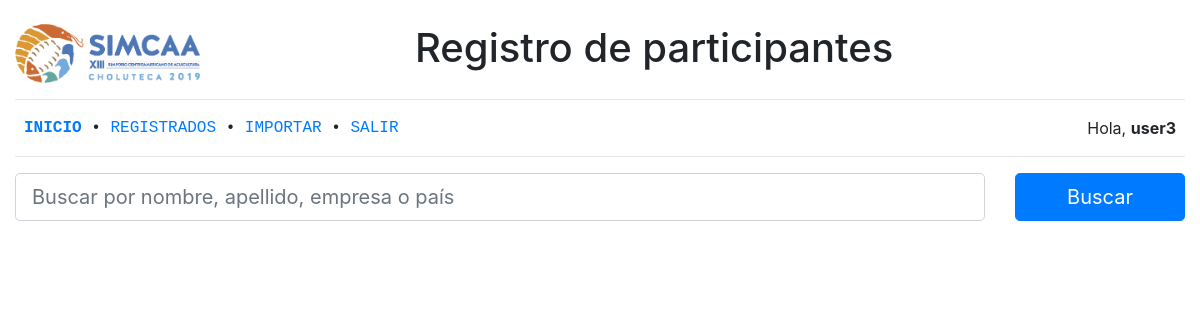
/evento/ (signed in), run on an earlier commit of the app's database.
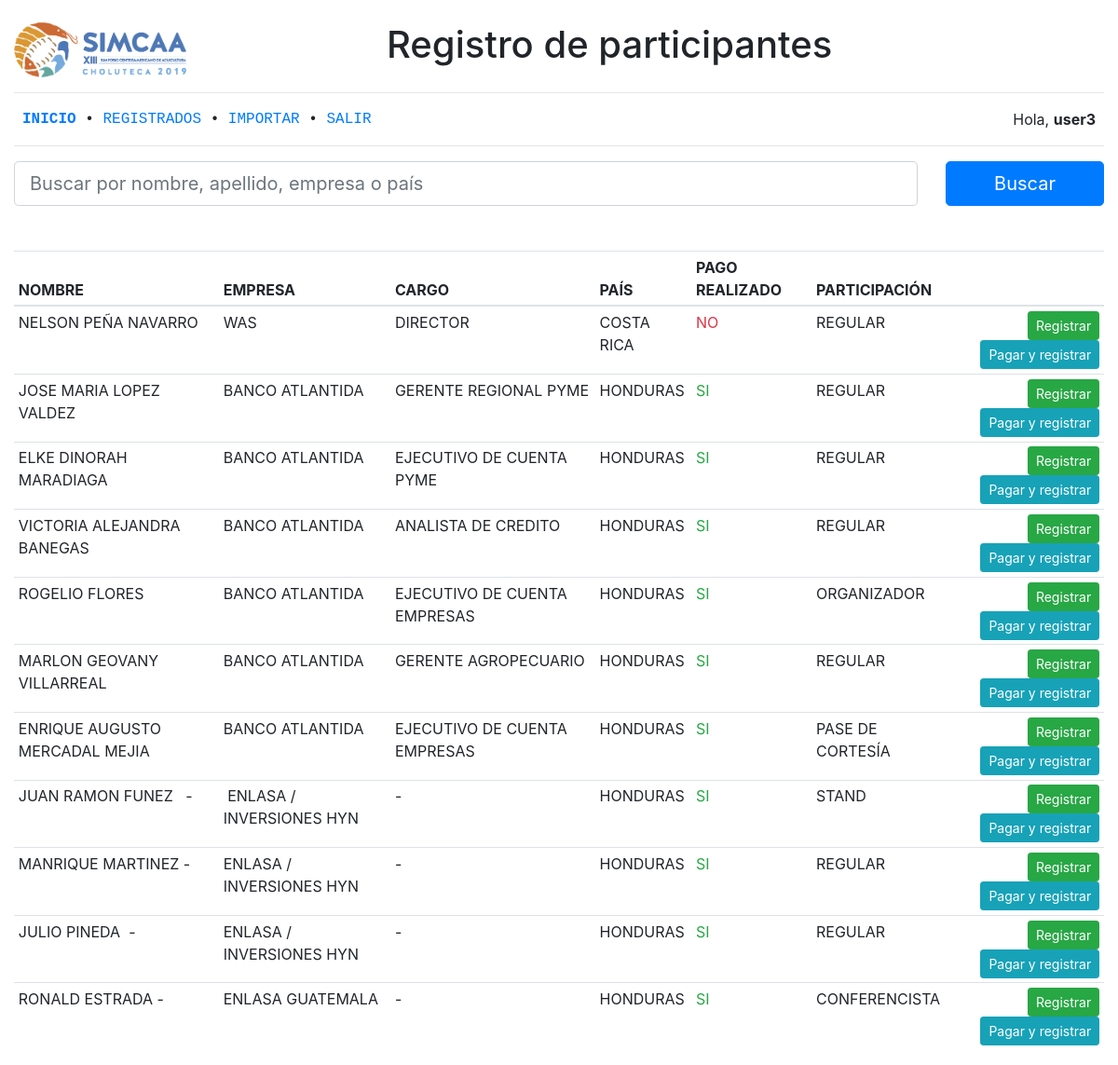
And on a later commit of the database.
### app_registro/models.py (models this page shows, shortened)
class Participante(models.Model):
	nombre 			= models.CharField(max_length=25)
	acta_estudiante = models.CharField(max_length=30, null=True, blank=True)
	empresa 		= models.CharField(max_length=35, null=True, blank=True)
	cargo 			= models.CharField(max_length=50, null=True, blank=True)
	titulo 			= models.CharField(max_length=50, null=True, blank=True)
	pais 			= models.CharField(max_length=40, null=True, blank=True)
	correo 			= models.EmailField(null=True, blank=True)
	telefono 		= models.CharField(max_length=15, null=True, blank=True)
	movil 			= models.CharField(max_length=15, null=True, blank=True)
	fecha_inscripcion = models.CharField(null=True, blank=True, max_length=25)
	costo 			= models.CharField(null=True, blank=True, max_length=10)
	fecha_pago 		= models.CharField(null=True, blank=True, max_length=25)
	observaciones 	= models.TextField(null=True, blank=True)
	tipo_participante = models.ForeignKey(TipoParticipante, on_delete=models.SET_NULL, null=True)
	registrado		= models.BooleanField(default=False)
	obsequio		= models.BooleanField(default=False)

class TipoParticipante(models.Model):
	tipo = models.CharField(max_length=40)

### app_registro/views.py (the view)
# urls.py: path('', views.index, name='index'),
@login_required()
def index(request):
	request.session['page'] = 'registro'
	q = request.GET.get('q')
	if q:
		if request.session['tipou'] == 'registrador':
			participantes = Participante.objects.filter(
				Q(registrado=False) &
				(Q(nombre__contains=q) |
				Q(empresa__contains=q) |
				Q(pais__contains=q))
			)
		elif request.session['tipou'] == 'regalo':
			participantes = Participante.objects.filter(
				Q(registrado=True) & Q(obsequio=False) &
				(Q(nombre__contains=q) |
				Q(empresa__contains=q) |
				Q(pais__contains=q))
			)
		else:
			participantes = Participante.objects.filter(
				Q(nombre__contains=q) |
				Q(empresa__contains=q) |
				Q(pais__contains=q)
			)
	else:
		if request.session['tipou'] == 'regalo':
			participantes = Participante.objects.filter(registrado=True, obsequio=False)
		else:
			participantes = Participante.objects.filter(registrado=False)
	return render(request, 'registro/index.html', {'q': q, 'participantes': participantes})

### app_registro/context_processors.py (called while the page is built)
def active_page(request):
	if 'page' in request.session:
		page_name = request.session['page']
	else:
		page_name = ''
	return {'page_name': page_name}

### app_registro/templates/registro/index.html (shortened to what this page needs)
{% extends "registro/base.html" %}
{% block content %}
	<div class="row">
		<div class="col-md-12">
			<form action="">
				<div class="row">
					<div class="col-md-10">
						<input type="text" autofocus
							name="q"
							class="form-control form-control-lg"
							placeholder="Buscar por nombre, apellido, empresa o país">
					</div>
					<div class="col-md-2">
						<input type="submit"
							value="Buscar"
							class="btn btn-primary btn-block btn-lg">
					</div>
				</div>
			</form>
		</div>
	</div>
	{% if participantes %}
	<div class="row mt-5">
		<div class="col-md-12">
			<table class="table table-sm">
				<thead>
					<tr>
						<th>NOMBRE</th>
						<th>EMPRESA</th>
						<th>CARGO</th>
						<th>PAÍS</th>
						<th>PAGO REALIZADO</th>
						<th>PARTICIPACIÓN</th>
						<th></th>
					</tr>
				</thead>
				<tbody>
					{% for par in participantes %}
					<tr id="tr-{{ par.id }}">
						<td>{{ par.nombre|upper }}</td>
						<td>{% if par.empresa %}{{ par.empresa|upper }}{% else %}-{% endif %}</td>
						<td>{% if par.cargo %}{{ par.cargo|upper }}{% else %}-{% endif %}</td>
						<td>{% if par.pais %}{{ par.pais|upper }}{% else %}-{% endif %}</td>
						<td>
							{% if not par.fecha_pago %}
							<span class="text-danger">NO</span>
							{% else %}
							<span class="text-success">SI</span>
							{% endif %}
						</td>
						<td>{{ par.tipo_participante.tipo|upper }}</td>
						<td class="text-right">
						{% if request.session.tipou != 'regalo' %}
							<button class="btn btn-success btn-sm btn-registrar"
									data-id="{{ par.id }}"
									data-url="{% url 'registro:registrar' %}">Registrar</button>
							<button class="btn btn-info btn-sm btn-pagar"
									data-id="{{ par.id }}"
									data-url="{% url 'registro:registrar' %}">Pagar y registrar</button>
						{% else %}
							<button class="btn btn-success btn-sm btn-regalar" {{ par.obsequio|yesno:"disabled," }}
									data-id="{{ par.id }}"
									data-url="{% url 'registro:registrar' %}">Obsequio</button>
						{% endif %}
						</td>
					</tr>
					{% endfor %}
				</tbody>
			</table>
		</div>
	</div>
	{% endif %}
{% endblock %}

### app_registro/templates/registro/base.html (shortened to what this page needs)
<!DOCTYPE html>
<html lang="en">
<head>
	{% load static %}
	<link rel="stylesheet" href="{% static 'global/bootstrap/css/bootstrap.min.css' %}">
</head>
<body>
	<div class="container-fluid mt-4">
		<div class="row">
			<div class="col-md-4">
				<img width="50%" src="{% static 'global/img/logo-simcaa.png' %}" alt="">
			</div>
			<div class="col-md-8">
				<h1>Registro de participantes</h1>
			</div>
		</div>
		<hr>
		<div class="row">
			<div class="col-md-10 pl-4 text-monospace">
				<a href="{% url 'registro:index' %}"
					class="{% if page_name == 'registro' %}font-weight-bolder{% endif %}">INICIO</a> •
				<a href="{% url 'registro:registrados' %}"
					class="{% if page_name == 'registrados' %}font-weight-bolder{% endif %}">REGISTRADOS</a> •
				<a href="{% url 'registro:importar' %}" class="{% if page_name == 'importar' %}font-weight-bolder{% endif %}"> IMPORTAR </a> •
				<a href="{% url 'procesar_logout' %}">SALIR</a>
			</div>
			<div class="col-md-2 text-right pr-4">
				{% if request.user.first_name %}
				Hola, <strong>{{ request.user.get_full_name }}</strong>
				{% else %}
				Hola, <strong>{{ request.user }}</strong>
				{% endif %}
			</div>
		</div>
		<hr>
		{% block content %}{% endblock %}
	</div>
</body>
</html>

What changed in the data, as far as the page shows it:
added Participante: nombre "NELSON PEÑA NAVARRO", empresa "WAS", cargo "DIRECTOR", pais "COSTA RICA", shows "NO", tipo_participante.tipo "REGULAR"
added Participante: nombre "JOSE MARIA LOPEZ VALDEZ", empresa "BANCO ATLANTIDA", cargo "GERENTE REGIONAL PYME", pais "HONDURAS", shows "SI", tipo_participante.tipo "REGULAR"
added Participante: nombre "ELKE DINORAH MARADIAGA", empresa "BANCO ATLANTIDA", cargo "EJECUTIVO DE CUENTA PYME", pais "HONDURAS", shows "SI", tipo_participante.tipo "REGULAR"
added Participante: nombre "VICTORIA ALEJANDRA BANEGAS", empresa "BANCO ATLANTIDA", cargo "ANALISTA DE CREDITO", pais "HONDURAS", shows "SI", tipo_participante.tipo "REGULAR"
added Participante: nombre "ROGELIO FLORES", empresa "BANCO ATLANTIDA", cargo "EJECUTIVO DE CUENTA EMPRESAS", pais "HONDURAS", shows "SI", tipo_participante.tipo "ORGANIZADOR"
added Participante: nombre "MARLON GEOVANY VILLARREAL", empresa "BANCO ATLANTIDA", cargo "GERENTE AGROPECUARIO", pais "HONDURAS", shows "SI", tipo_participante.tipo "REGULAR"
added Participante: nombre "ENRIQUE AUGUSTO MERCADAL MEJIA", empresa "BANCO ATLANTIDA", cargo "EJECUTIVO DE CUENTA EMPRESAS", pais "HONDURAS", shows "SI", tipo_participante.tipo "PASE DE CORTESÍA"
added Participante: nombre "JUAN RAMON FUNEZ -", empresa "ENLASA / INVERSIONES HYN", pais "HONDURAS", tipo_participante.tipo "STAND"
added Participante: nombre "MANRIQUE MARTINEZ -", empresa "ENLASA / INVERSIONES HYN", pais "HONDURAS", tipo_participante.tipo "REGULAR"
added Participante: nombre "JULIO PINEDA -", empresa "ENLASA / INVERSIONES HYN", pais "HONDURAS", tipo_participante.tipo "REGULAR"
added Participante: nombre "RONALD ESTRADA -", empresa "ENLASA GUATEMALA", pais "HONDURAS", shows "SI", tipo_participante.tipo "CONFERENCISTA"
Also different on the page:
text now shown: "NOMBRE EMPRESA CARGO PAÍS PAGO REALIZADO PARTICIPACIÓN"
